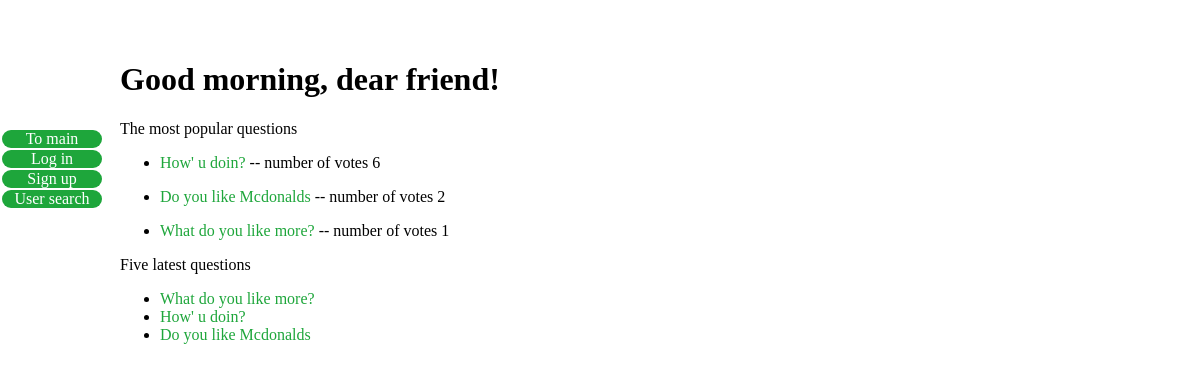
The page / on the database its author committed.
### testApp/models.py (models this page shows, shortened)
class Question(models.Model):
    user = models.ForeignKey(User, on_delete=models.CASCADE)
    question_text = models.CharField(max_length=200)
    pub_date = models.DateTimeField('date published', auto_now_add=True)

### testApp/views.py (the view)
# urls.py: path('', views.FirstView.as_view(), name='index'),
class FirstView(generic.ListView):
    template_name = 'testApp/first.html'
    context_object_name = 'latest_question_list'
    queryset = Question.objects.order_by('-pub_date')[:5]
    def get_context_data(self, **kwargs):
        context = super(FirstView, self).get_context_data(**kwargs)
        context['text'] = 'Good {0}, dear friend!'.format(printer())
        popular = (Choice.objects.values(question_number=F('question'),
                                         question_text=F('question__question_text'))
                   .annotate(sum_of_votes=Sum('votes'))) \
            .order_by('-sum_of_votes', )
        context['popular'] = popular
        return context

### testApp/views.py (called while the page is built)
def printer():
    now = datetime.datetime.now()
    if 6 < now.hour <= 12:
        param = 'morning'
    elif 12 < now.hour <= 18:
        param = 'day'
    elif 18 < now.hour <= 24:
        param = 'evening'
    else:
        param = 'night'
    return param

### testApp/templates/testApp/first.html
{% extends "base.html" %}
{% load static %}
{% block content %}
    {% if text %}
        <h1 face="Arial"> {{text}} </h1>
    {% endif %}
    {% if popular %}
        <p>The most popular questions</p>
        {% for question in popular %}
            <ul>
                <li>
                    <a href="{% url 'testApp:detail' question.question_number %}">
                        {{ question.question_text }}
                    </a>
                    -- number of votes {{ question.sum_of_votes }}
                </li>
            </ul>
        {% endfor %}
    {% endif %}
    <p>Five latest questions</p>
    {% if latest_question_list %}
        <ul>
        {% for question in latest_question_list %}
            <li><a href="{% url 'testApp:detail' question.id %}">{{ question.question_text }}</a></li>
        {% endfor %}
        </ul>
    {% else %}
        <p>No polls are available.</p>
    {% endif %}
{% endblock%}

### static/css/stylesheets.css (style rules this page uses)
html, body { margin: 0; padding: 0; height: 1px; min-height: 100%; overflow: auto; overflow-x: hidden; }
a { text-decoration:none; color: #1ea63b; }

### rows shown on the page
Question: question_text "Do you like Mcdonalds", sum_of_votes "2"
Question: question_text "What do you like more?", sum_of_votes "1"
Question: question_text "How' u doin?"

### other values the page prints
{{ text }} "Good morning, dear friend!"
{{ question.question_text }} "How' u doin?"
{{ question.sum_of_votes }} "6"
